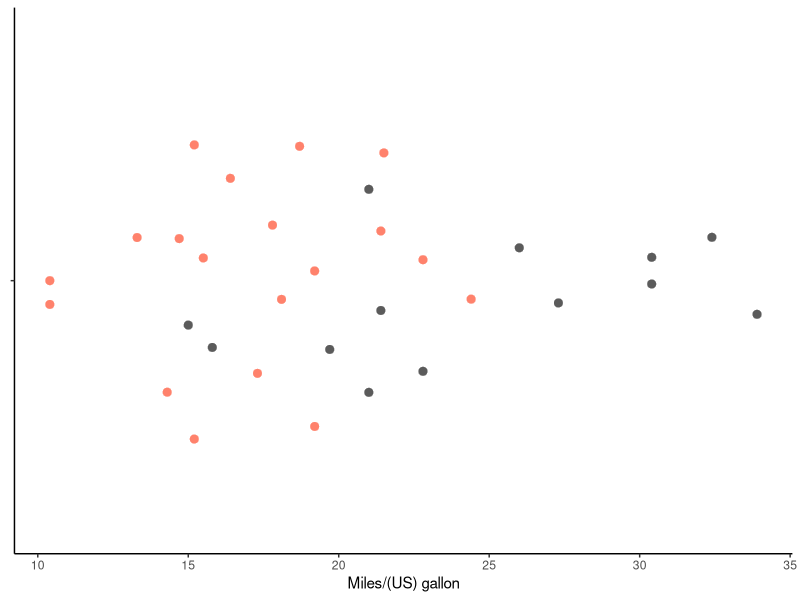
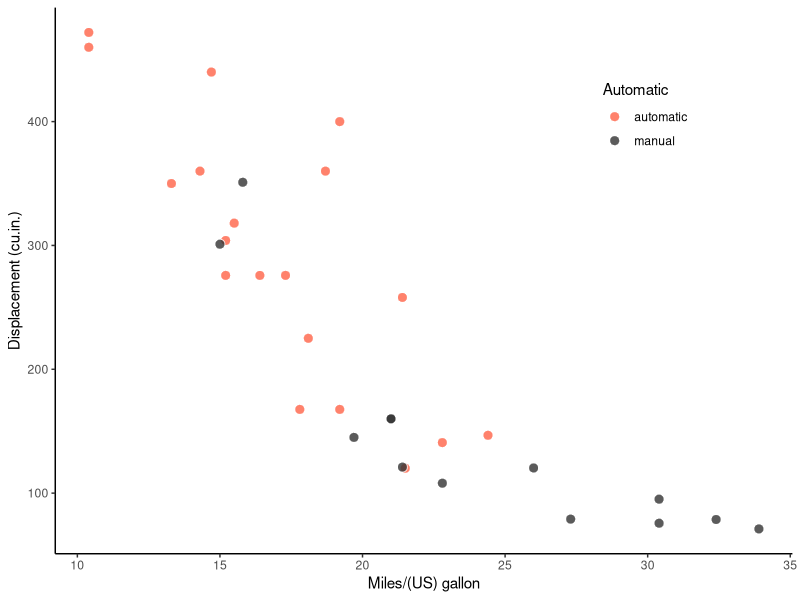
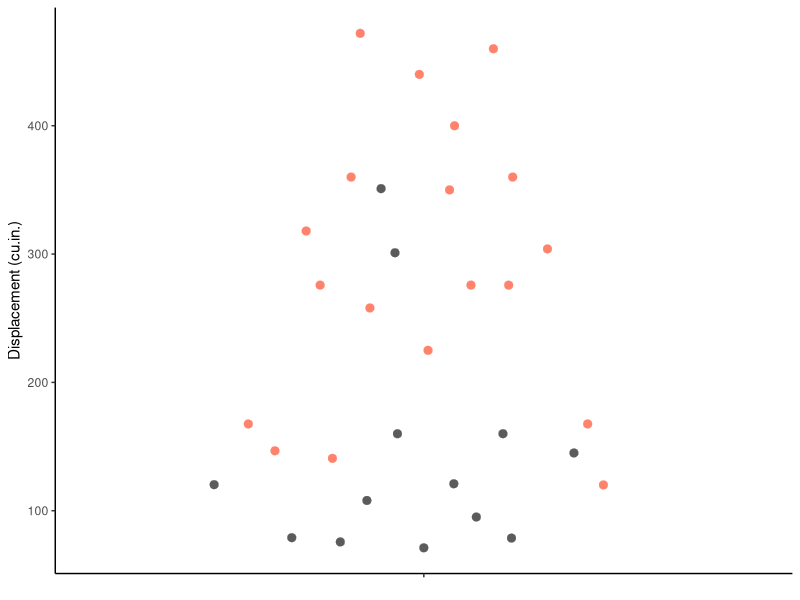
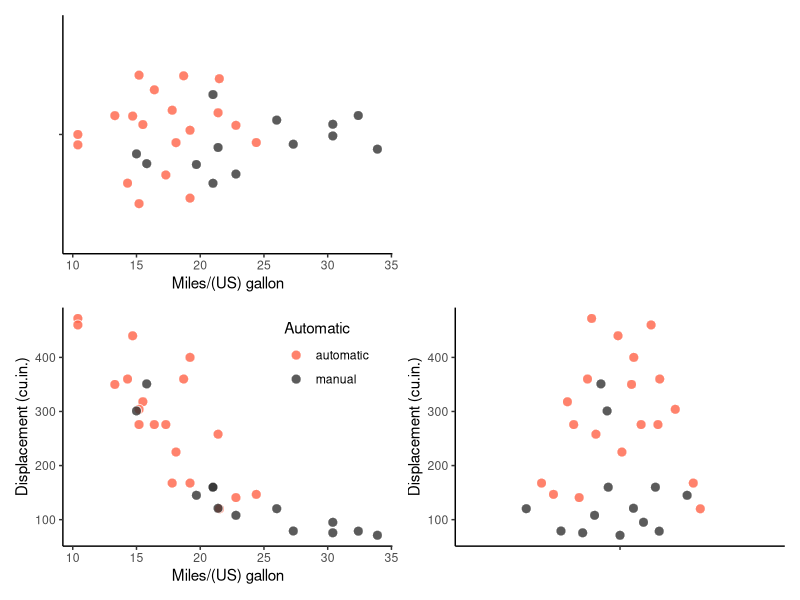
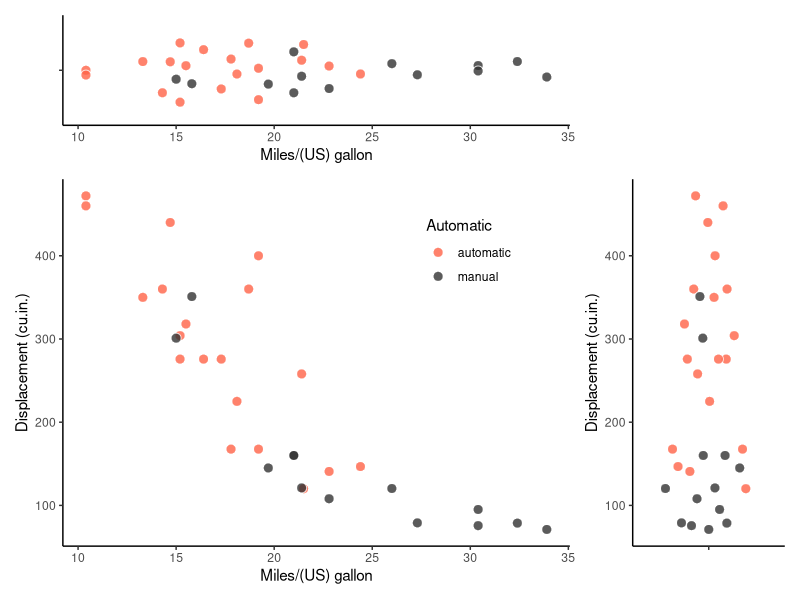
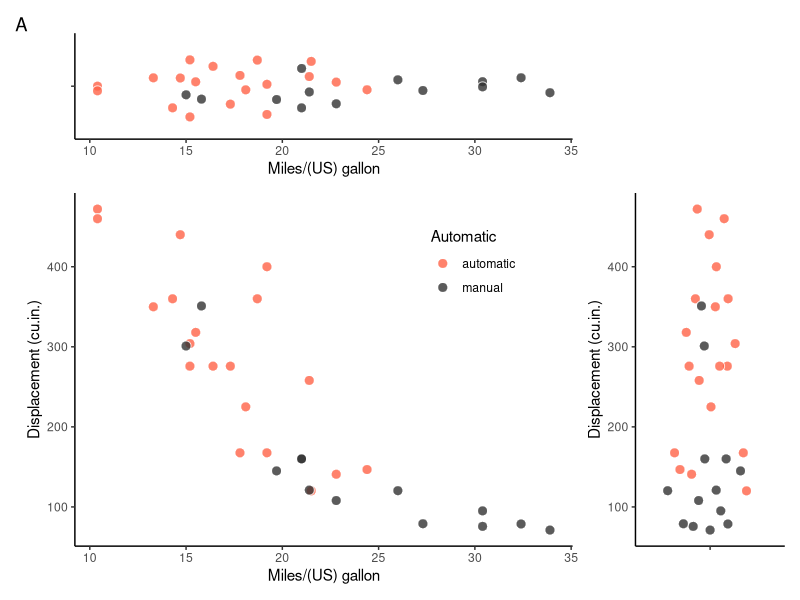
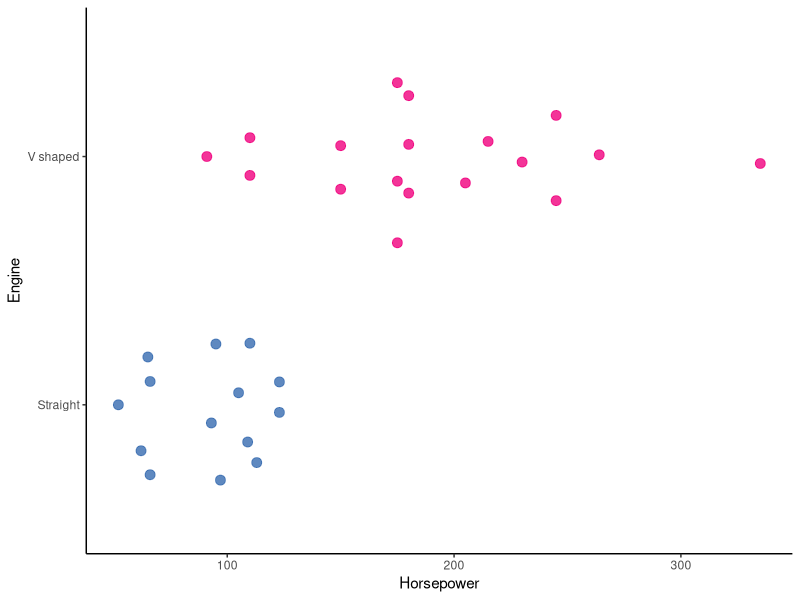
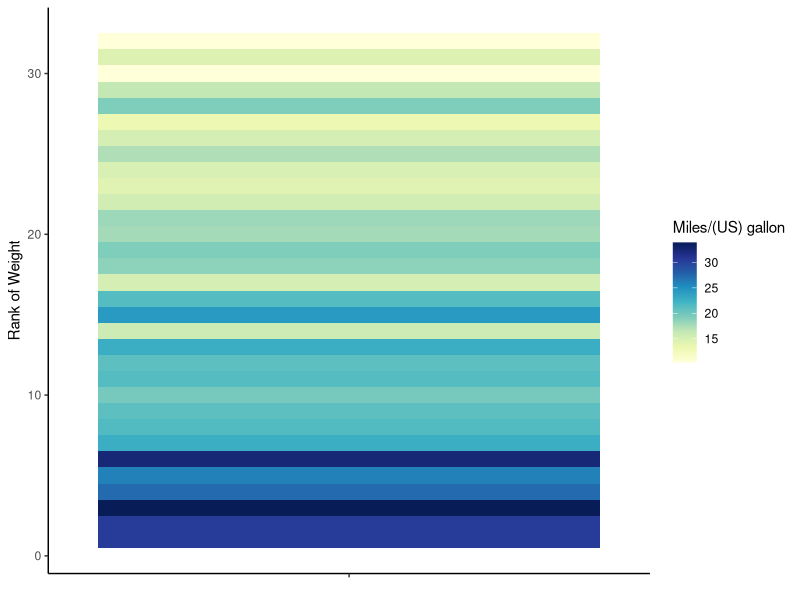

Write R code to recreate these figures, in order.
## ---- chunk 1
knitr::opts_chunk$set(echo = TRUE)
## ---- chunk 2
library(tidyverse)
library(ggbeeswarm)
library(patchwork)

library(RColorBrewer)
## ---- chunk 3
A2 <- mtcars %>% 
  mutate(AM = case_when(
    am == 1 ~ "manual",
    am == 0 ~ "automatic"
  )) %>% 
  ggplot(aes(x = mpg, y = disp)) +
  geom_point(size = 3, alpha = 0.8, color = "white",
             shape = 21, aes(fill = AM)) +
  scale_fill_manual(values = c("tomato1", "grey20")) +
  labs(x = "Miles/(US) gallon",
       y = "Displacement (cu.in.)",
       fill = "Automatic") +
  theme_classic() +
  theme(
    legend.position = c(0.8, 0.8)
  )

A1 <- mtcars %>% 
  mutate(AM = case_when(
    am == 1 ~ "manual",
    am == 0 ~ "automatic"
  )) %>% 
  ggplot(aes(y = mpg, x = "")) +
  geom_quasirandom(size = 3, alpha = 0.8, color = "white",
             shape = 21, aes(fill = AM)) +
  scale_fill_manual(values = c("tomato1", "grey20")) +
  labs(y = "Miles/(US) gallon",
       x = NULL) +
  theme_classic() +
  theme(
    legend.position = "none"
  ) +
  coord_flip()

A3 <- mtcars %>% 
  mutate(AM = case_when(
    am == 1 ~ "manual",
    am == 0 ~ "automatic"
  )) %>% 
  ggplot(aes(y = disp, x = "" )) +
  geom_quasirandom(size = 3, alpha = 0.8, color = "white",
             shape = 21, aes(fill = AM)) +
  scale_fill_manual(values = c("tomato1", "grey20")) +
  labs(y = "Displacement (cu.in.)",
       x = NULL) +
  theme_classic() +
   theme(
    legend.position = "none"
  ) 

# A_scatter
ggsave(plot = A2, filename = "../Results/08_A2.png", height = 5, width = 5)

# A_hist_mpg
ggsave(plot = A1, filename = "../Results/08_A1.png", height = 3, width = 5)

# A_hist_disp
ggsave(plot = A3, filename = "../Results/08_A3.png", height = 3, width = 5)
## ---- chunk 4
Panel_B <- mtcars %>% 
  mutate(VS = case_when(
    vs == 0 ~ "V shaped",
    vs == 1 ~ "Straight"
  )) %>% 
  ggplot(aes(x = VS, y = hp)) +
  geom_quasirandom(size = 3, alpha = 0.8, 
                   aes(color = VS)) +
  scale_color_manual(values = brewer.pal(8, "Accent")[5:6]) +
  labs(x = "Engine",
       y = "Horsepower") +
  theme_classic() +
  theme(legend.position = "none") +
  coord_flip()

# Panel_B
ggsave("../Results/08_B.png", height = 2, width = 5)
## ---- chunk 5
Panel_C <- mtcars %>% 
  mutate(rank_wt = rank(wt, ties.method = "first")) %>% 
  ggplot(aes(x = "", y = rank_wt)) +
  geom_tile(aes(fill = mpg)) +
  scale_fill_gradientn(colours = brewer.pal(9, "YlGnBu")) +
  labs(x = NULL,
       y = "Rank of Weight",
       fill = "Miles/(US) gallon") +
  theme_classic()

# Panel_C
ggsave("../Results/08_C.png", height = 6, width = 3)
## ---- chunk 6
A1
A2
A3
## ---- chunk 7
design <- c(
  "A#
   BC"
)
## ---- chunk 8
wrap_plots(A1, A2, A3,
           design = c("A#
                       BC"))

ggsave("../Results/08_A_1.png", height = 6, width = 6)
## ---- chunk 9
wrap_plots(A1, A2, A3,
           design = c("A#
                       BC"), 
           heights = c(0.3, 1),
           widths = c(1, 0.3))

ggsave("../Results/08_A_2.png", height = 6, width = 6)
## ---- chunk 10
Panel_A <- wrap_plots(A1 +
                        labs(tag = "A"), 
           A2, A3, 
           design = c("A#
                       BC"),
           heights = c(0.3, 1),
           widths = c(1, 0.3))

Panel_A
ggsave("../Results/08_A.png", height = 6, width = 6)
## ---- chunk 11
Panel_B
Panel_C
## ---- chunk 12
c("AC
   BC")
## ---- chunk 13
 wrap_plots(Panel_A, 
                     Panel_B, 
                     Panel_C, 
                     design = "AC
                               BC",
                     widths = c(1, 0.1),
                     heights = c(1, 0.3))

ggsave("../Results/08_assembled.png", height = 7, width = 8)
## ---- chunk 14
 wrap_plots(Panel_A, 
              Panel_B +
              labs(tag = "B"), 
                     Panel_C +
              labs(tag = "C"), 
                     design = "AC
                               BC",
                     widths = c(1, 0.1),
                     heights = c(1, 0.3))

ggsave("../Results/08_assembled_label.png", height = 7, width = 8)
## ---- chunk 15
dataset1 <- read.csv("../Data/dataset1.csv")
dataset2 <- read.csv("../Data/dataset2.csv")

head(dataset1)
head(dataset2)
